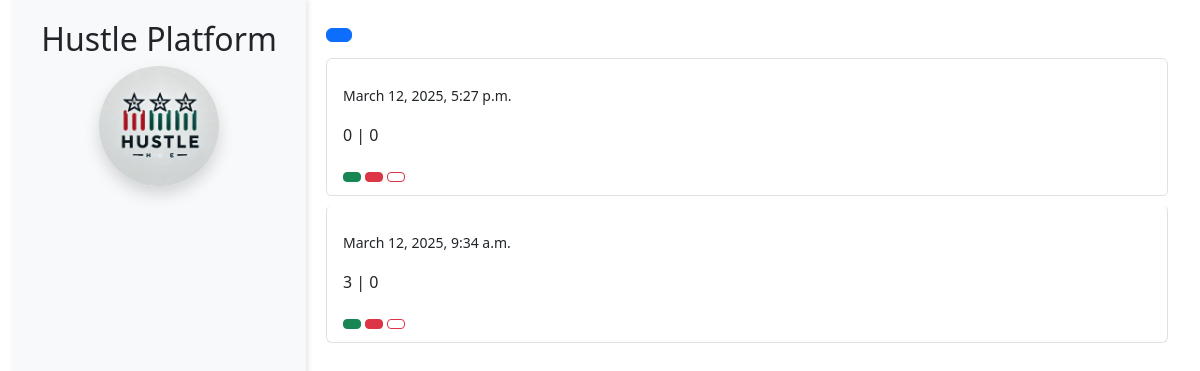
Page /mentorthreads/ (signed in) on the committed database.
### capstone/models.py (models this page shows, shortened)
class Thread(models.Model):
    title = models.CharField(max_length=200)
    description = models.TextField()
    created_by = models.ForeignKey(User, on_delete=models.CASCADE, related_name='threads')
    created_at = models.DateTimeField(auto_now_add=True)
    updated_at = models.DateTimeField(auto_now=True)
    upvotes = models.IntegerField(default=0)  # <-- Ensure this field is present
    downvotes = models.IntegerField(default=0)
    tags = models.CharField(max_length=100, blank=True)  # Optional: For categorizing threads

### capstone/views.py (the view)
# urls.py: path('mentorthreads/', views.mentorlist_threads, name='mentorlist_threads'),
def mentorlist_threads(request):
    threads = Thread.objects.all().order_by('-created_at')
    return render(request, 'capstone/mentor-list_threads.html', {'threads': threads})

### capstone/templatetags/custom_filters.py (called while the page is built)
@register.filter
def translate(text, target_lang):
    if text and target_lang:
        try:
            translation = translator.translate(text, dest=target_lang)
            return translation.text
        except Exception as e:
            print(f"Translation failed: {e}")
    return text

### capstone/templates/capstone/mentor-list_threads.html (shortened to what this page needs)
{% extends 'mentor-base.html' %}
{% load custom_filters %}
{% block mentor_content %}
    <a href="{% url 'mcreate_thread' %}" class="btn btn-primary mb-3">{{ "Create New Thread"|translate:user.language_preference }}</a>
    {% if threads %}
        <ul class="list-group">
            {% for thread in threads %}
                <li class="list-group-item">
                    <p><small>{{ "Created by:"|translate:user.language_preference }} {{ thread.created_at }}</small></p>
                    <p><strong>{{ "Upvotes:"|translate:user.language_preference }}</strong> {{ thread.upvotes }} |
                       <strong>{{ "Downvotes:"|translate:user.language_preference }}</strong> {{ thread.downvotes }}</p>
                    <div class="comment-actions mt-2">
                        <a href="{% url 'mvote_thread' thread.id 'upvote' %}" class="btn btn-sm btn-success">
                        </a>
                        <a href="{% url 'mvote_thread' thread.id 'downvote' %}" class="btn btn-sm btn-danger">
                        </a>
                        {% if request.user == thread.created_by or request.user.is_staff or request.user.is_superuser %}
                            <a href="{% url 'mdelete_thread' thread.id %}" class="btn btn-sm btn-outline-danger">
                            </a>
                        {% endif %}
                    </div>
                </li>
            {% endfor %}
        </ul>
    {% else %}
        <p>{{ "No threads available. Be the first to"|translate:user.language_preference }}
            <a href="{% url 'mcreate_thread' %}" class="text-primary">
                {{ "create a thread"|translate:user.language_preference }}
            </a>!
        </p>
    {% endif %}
{% endblock %}

### static/css/participant-styles.css (style rules this page uses)
.list-group-item { margin-bottom: 10px; border-radius: 5px; }

### capstone/templates/mentor-base.html (style rules this page uses)
html, body { height: 100%; margin: 0; overflow: hidden; }

### rows in the picture
Thread: created_at "March 12, 2025, 5:27 p.m.", upvotes "0", downvotes "0"
Thread: created_at "March 12, 2025, 9:34 a.m.", upvotes "3", downvotes "0"
